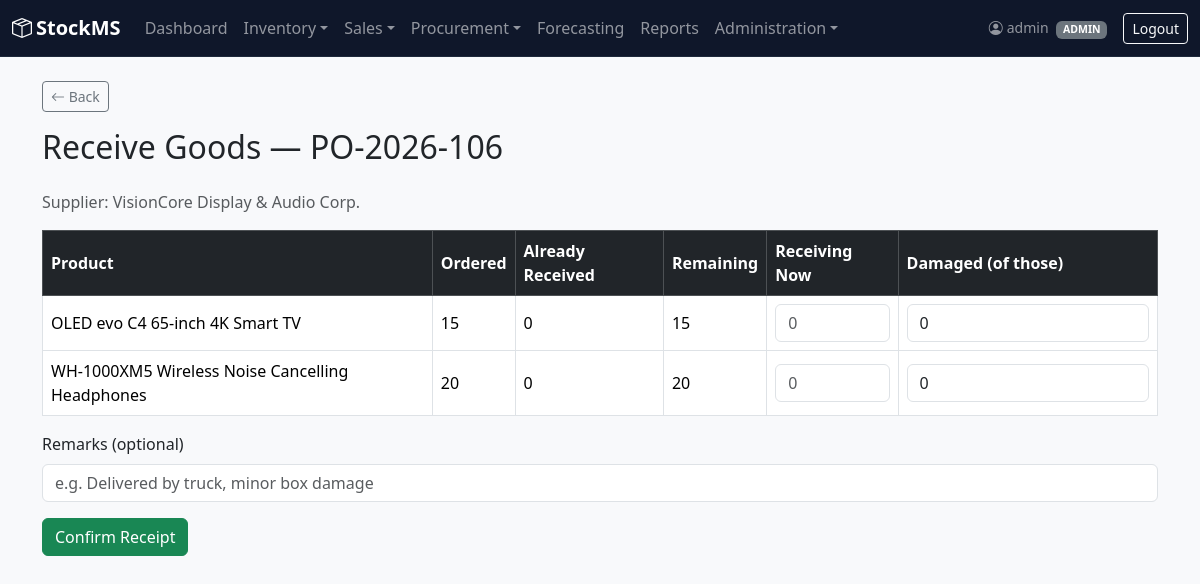
The page /products/purchase-orders/8/receive/ (signed in) on the database its author committed.
### accounts/models.py (models this page shows, shortened)
class User(AbstractUser):
    class Role(models.TextChoices):
        ADMIN = 'ADMIN', 'Admin'
        MANAGER = 'MANAGER', 'Manager'
        STAFF = 'STAFF', 'Staff'
    role = models.CharField(
        max_length=10,
        choices=Role.choices,
        default=Role.STAFF,
    )
    phone = models.CharField(max_length=20, blank=True, default='')
    department = models.CharField(max_length=100, blank=True, default='')

### inventory/models.py (models this page shows, shortened)
class PurchaseOrder(models.Model):
    class Status(models.TextChoices):
        PENDING = 'PENDING', 'Pending'
        PARTIALLY_RECEIVED = 'PARTIALLY_RECEIVED', 'Partially Received'
        RECEIVED = 'RECEIVED', 'Received'
        CANCELLED = 'CANCELLED', 'Cancelled'
    order_number = models.CharField(max_length=20, unique=True)
    supplier = models.ForeignKey(Supplier, on_delete=models.PROTECT, related_name='purchase_orders')
    created_by = models.ForeignKey(settings.AUTH_USER_MODEL, on_delete=models.SET_NULL, null=True)
    status = models.CharField(max_length=20, choices=Status.choices, default=Status.PENDING)
    order_date = models.DateTimeField(auto_now_add=True)
    expected_delivery_date = models.DateField(null=True, blank=True)
    payment_terms = models.CharField(max_length=100, blank=True, default='Due on delivery')
    delivery_address = models.CharField(max_length=255, blank=True)
    tax_percent = models.DecimalField(max_digits=5, decimal_places=2, default=0)
    discount_amount = models.DecimalField(max_digits=10, decimal_places=2, default=0)
    confirmed_delivery_date = models.DateField(null=True, blank=True)
    notes = models.TextField(blank=True)

class Supplier(models.Model):
    name = models.CharField(max_length=200)
    contact_person = models.CharField(max_length=100, blank=True)
    phone = models.CharField(max_length=20, blank=True)
    email = models.EmailField(blank=True)
    address = models.TextField(blank=True)
    gst_number = models.CharField(max_length=20, blank=True)

class PurchaseOrderItem(models.Model):
    purchase_order = models.ForeignKey(PurchaseOrder, on_delete=models.CASCADE, related_name='items')
    product = models.ForeignKey(Product, on_delete=models.PROTECT, related_name='purchase_order_items')
    quantity_ordered = models.PositiveIntegerField()
    unit_cost = models.DecimalField(max_digits=10, decimal_places=2)
    @property
    def quantity_received_so_far(self):
        from django.db.models import Sum
        total = self.receipt_items.aggregate(Sum('quantity_received'))['quantity_received__sum']
        return total or 0
    @property
    def quantity_remaining(self):
        return max(self.quantity_ordered - self.quantity_received_so_far, 0)

class Product(models.Model):
    name = models.CharField(max_length=200)
    brand = models.CharField(max_length=80, blank=True, default='')
    sku = models.CharField(max_length=50, unique=True)
    barcode = models.CharField(max_length=100, unique=True, blank=True, null=True)
    category = models.ForeignKey(Category, on_delete=models.SET_NULL, null=True, related_name='products')
    supplier = models.ForeignKey(Supplier, on_delete=models.SET_NULL, null=True, related_name='products')
    price = models.DecimalField(max_digits=10, decimal_places=2)
    cost_price = models.DecimalField(max_digits=10, decimal_places=2, default=0)
    quantity = models.PositiveIntegerField(default=0)
    reorder_level = models.PositiveIntegerField(default=10)
    max_stock_level = models.PositiveIntegerField(default=100)
    created_at = models.DateTimeField(auto_now_add=True)
    updated_at = models.DateTimeField(auto_now=True)

### inventory/views.py (the view, shortened to what this page needs)
# urls.py: path('purchase-orders/<int:pk>/receive/', views.purchase_order_receive, name='purchase_order_receive'),
@login_required
def purchase_order_receive(request, pk):
    if request.user.role not in MANAGER_ROLES:
        messages.error(request, "You don't have permission to receive purchase orders.")
        return redirect('purchase_order_list')
    order = get_object_or_404(PurchaseOrder, pk=pk)
    if order.status in ['RECEIVED', 'CANCELLED']:
        messages.error(request, "This order is already closed.")
        return redirect('purchase_order_detail', pk=pk)
    return render(request, 'inventory/goods_receipt_form.html', {'order': order})

### alerts/context_processors.py (called while the page is built)
def alert_counts(request):
    user = getattr(request, 'user', None)
    if user is None or not user.is_authenticated:
        return {}
    return {'active_alert_count': StockAlert.objects.filter(resolved=False).count()}

### inventory/templates/inventory/goods_receipt_form.html (shortened to what this page needs)
{% extends 'base.html' %}
{% block content %}
<h2 class="mb-4">Receive Goods — {{ order.order_number }}</h2>
<p class="text-muted">Supplier: {{ order.supplier.name }}</p>
<form method="post">
    <table class="table table-bordered">
        <thead class="table-dark">
            <tr>
                <th>Product</th>
                <th>Ordered</th>
                <th>Already Received</th>
                <th>Remaining</th>
                <th>Receiving Now</th>
                <th>Damaged (of those)</th>
            </tr>
        </thead>
        <tbody>
            {% for item in order.items.all %}
            <tr>
                <td>{{ item.product.name }}</td>
                <td>{{ item.quantity_ordered }}</td>
                <td>{{ item.quantity_received_so_far }}</td>
                <td>{{ item.quantity_remaining }}</td>                <td>
                    <input type="number" name="received_{{ item.id }}" class="form-control" min="0"
                           max="{{ item.quantity_ordered }}" placeholder="0">
                </td>
                <td>
                    <input type="number" name="damaged_{{ item.id }}" class="form-control" min="0" value="0">
                </td>
            </tr>
            {% endfor %}
        </tbody>
    </table>
    <div class="mb-3">
        <label class="form-label">Remarks (optional)</label>
        <input type="text" name="remarks" class="form-control" placeholder="e.g. Delivered by truck, minor box damage">
    </div>
    <button type="submit" class="btn btn-success">Confirm Receipt</button>
</form>
{% endblock %}

### templates/base.html (shortened to what this page needs)
{% load static %}
<!DOCTYPE html>
<html lang="en">
<head>
    <link href="https://cdn.jsdelivr.net/npm/bootstrap@5.3.3/dist/css/bootstrap.min.css" rel="stylesheet">
    <link href="https://cdn.jsdelivr.net/npm/bootstrap-icons@1.11.3/font/bootstrap-icons.css" rel="stylesheet">
    <link rel="stylesheet" href="{% static 'css/custom.css' %}">
</head>
<body>
    {% with current=request.resolver_match.url_name %}
    <nav class="navbar navbar-expand-lg navbar-dark app-navbar">
        <div class="container-fluid">
            <a class="navbar-brand fw-semibold" href="{% url 'dashboard' %}">
                <i class="bi bi-box-seam me-1"></i>StockMS
            </a>
            <div class="collapse navbar-collapse" id="mainNav">
                {% if user.is_authenticated %}
                <ul class="navbar-nav me-auto">
                    <li class="nav-item">
                        <a class="nav-link {% if current == 'dashboard' %}active{% endif %}" href="{% url 'dashboard' %}">Dashboard</a>
                    </li>
                    <li class="nav-item dropdown">
                        <a class="nav-link dropdown-toggle" href="#" role="button" data-bs-toggle="dropdown">Inventory</a>
                    </li>
                    <li class="nav-item dropdown">
                        <a class="nav-link dropdown-toggle" href="#" role="button" data-bs-toggle="dropdown">Sales</a>
                    </li>
                    {% if user.role == 'ADMIN' or user.role == 'MANAGER' %}
                    <li class="nav-item dropdown">
                        <a class="nav-link dropdown-toggle" href="#" role="button" data-bs-toggle="dropdown">Procurement</a>
                    </li>
                    {% endif %}
                    <li class="nav-item">
                        <a class="nav-link {% if current == 'forecast_page' %}active{% endif %}" href="{% url 'forecast_page' %}">Forecasting</a>
                    </li>
                    {% if user.role == 'ADMIN' or user.role == 'MANAGER' %}
                    <li class="nav-item">
                        <a class="nav-link {% if current == 'reports_page' %}active{% endif %}" href="{% url 'reports_page' %}">Reports</a>
                    </li>
                    {% endif %}
                    {% if user.role == 'ADMIN' %}
                    <li class="nav-item dropdown">
                        <a class="nav-link dropdown-toggle" href="#" role="button" data-bs-toggle="dropdown">Administration</a>
                    </li>
                    {% elif user.role == 'MANAGER' %}
                    <li class="nav-item">
                        <a class="nav-link {% if current == 'email_log_list' %}active{% endif %}" href="{% url 'email_log_list' %}">Email Log</a>
                    </li>
                    {% endif %}
                </ul>
                <span class="navbar-text me-3 small">
                    <i class="bi bi-person-circle me-1"></i>{{ user.username }}
                    <span class="badge bg-secondary ms-1">{{ user.role }}</span>
                </span>
                <form method="post" action="{% url 'logout' %}" class="d-inline">
                    <button type="submit" class="btn btn-outline-light btn-sm">Logout</button>
                </form>
                {% endif %}
            </div>
        </div>
    </nav>
    <div class="container-xl mt-4 mb-5">
        {% if current != 'dashboard' %}
        <a href="javascript:history.back()" class="btn btn-sm btn-outline-secondary mb-3">
            <i class="bi bi-arrow-left"></i> Back
        </a>
        {% endif %}
        {% block content %}
        {% endblock %}
    </div>
    {% endwith %}
</body>
</html>

### static/css/custom.css (style rules this page uses)
body { background-color: #f8f9fb; }
.app-navbar { background: #0f172a; border-bottom: 1px solid #1e293b; }
.table > :not(caption) > * > * { vertical-align: middle; }

### rows shown on the page
User: username "admin", role "ADMIN"
PurchaseOrder: order_number "PO-2026-106", supplier.name "VisionCore Display & Audio Corp."
PurchaseOrderItem: product.name "OLED evo C4 65-inch 4K Smart TV", quantity_ordered "15", quantity_received_so_far "0", quantity_remaining "15"
PurchaseOrderItem: product.name "WH-1000XM5 Wireless Noise Cancelling Headphones", quantity_ordered "20", quantity_received_so_far "0", quantity_remaining "20"
